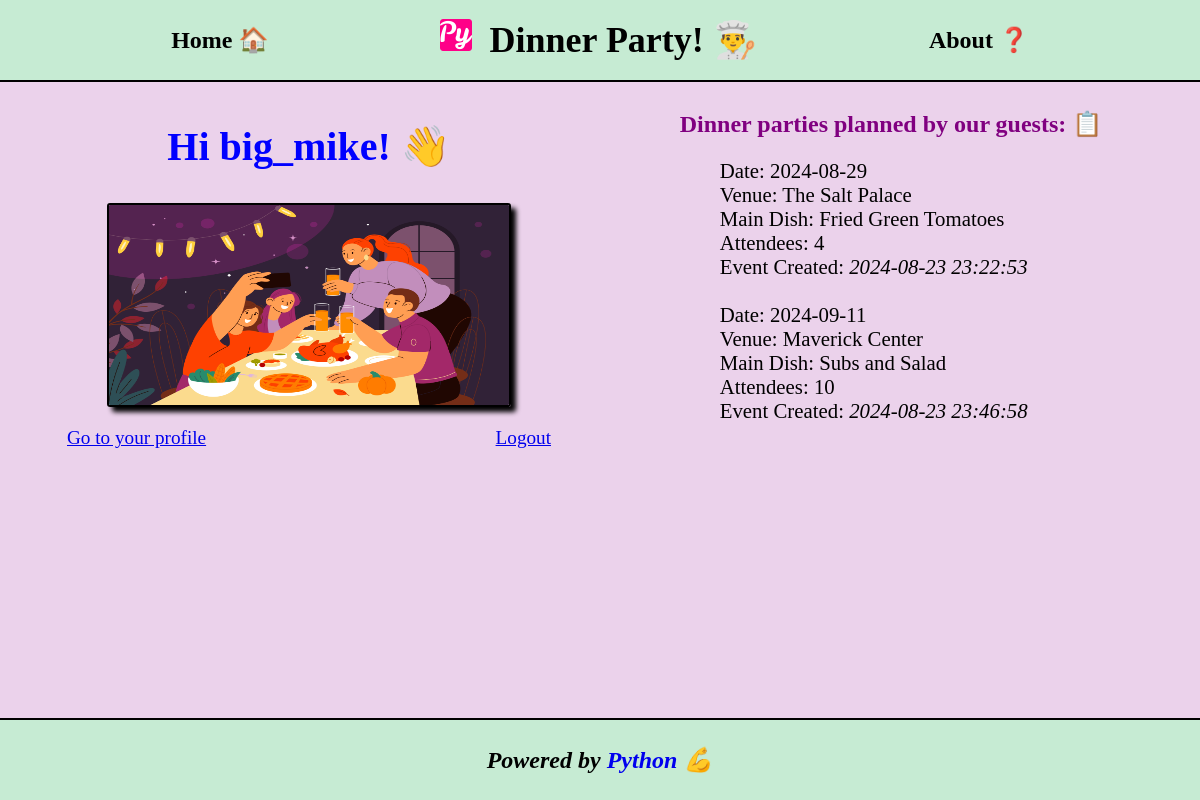
/ (signed in), run on the app's committed database.
### tables this page shows
CREATE TABLE parties
                (
                id INTEGER PRIMARY KEY,
                username TEXT NOT NULL,
                date TEXT NOT NULL,
                venue TEXT NOT NULL,
                main_dish TEXT NOT NULL,
                attendees INTEGER NOT NULL,
                created TEXT DEFAULT CURRENT_TIMESTAMP
                );

### app.py (the view, shortened to what this page needs)
@app.route('/', methods=['GET', 'POST'])
def index():
    if request.method == "GET":
        if "username" in session:
            username = session["username"]
            conn = sqlite3.connect("./data/database.db")
            curs = conn.cursor()
            parties = curs.execute("SELECT * FROM parties").fetchall()
            conn.close()
            return render_template('index.html', username=username, parties=parties)
        else:
            session.pop('_flashes', None)
            flash("Please login first.")
            return render_template("index.html")

### templates/index.html (shortened to what this page needs)
{% extends "base.html" %}
{% block content %}
{% if username %}
<section class="grid-container">
    <div>
        <h1 class="headline-h1 center">Hi {{ username }}! 👋</h1>
        <figure>
            <img src="../static/images/Dinner_Party.jpg" alt="Dinner Party" width="400px" height="200px">
        </figure>
        <span>
            <a href="/profile?username={{ username }}">Go to your profile</a>
            <a href="/logout">Logout</a>
        </span>
    </div>
    <div>
        <h2 class="center">Dinner parties planned by our guests: 📋</h2>
        <ul>
            {% for party in parties %}
            <li>Date: {{ party[2] }}</li>
            <li>Venue: {{ party[3] }}</li>
            <li>Main Dish: {{ party[4] }}</li>
            <li>Attendees: {{ party[5] }}</li>
            <li>Event Created: <i>{{ party[6] }}</i></li>
            <br>
            {% endfor %}
        </ul>
    </div>
</section>
{% endif %}
{% endblock %}

### static/css/style.css (style rules this page uses)
body { background-color: rgb(235, 210, 235); font-family: cursive; }
h1 { color: blue; }
h2 { color: purple; }
ul { font-size: 1.3em; list-style-type: none; }
figure>img { border: 2px solid black; border-radius: 3px; box-shadow: 5px 5px 5px black; }
span { display: flex; justify-content: space-between; justify-items: center; align-items: center; gap: 20px; font-size: 1.2em; }
.center { text-align: center; margin-left: auto; margin-right: auto; }
.headline-h1 { font-size: 2.5em; font-weight: 600; }
.grid-container { display: grid; grid-template-columns: repeat(2, 1fr); justify-content: center; justify-items: center; align-items: flex-start; }

### data on the page
parties: username "big_mike", date "2024-09-11", venue "Maverick Center", main_dish "Subs and Salad", attendees "10", created "2024-08-23 23:46:58"
parties: date "2024-08-29", venue "The Salt Palace", main_dish "Fried Green Tomatoes", attendees "4", created "2024-08-23 23:22:53"
